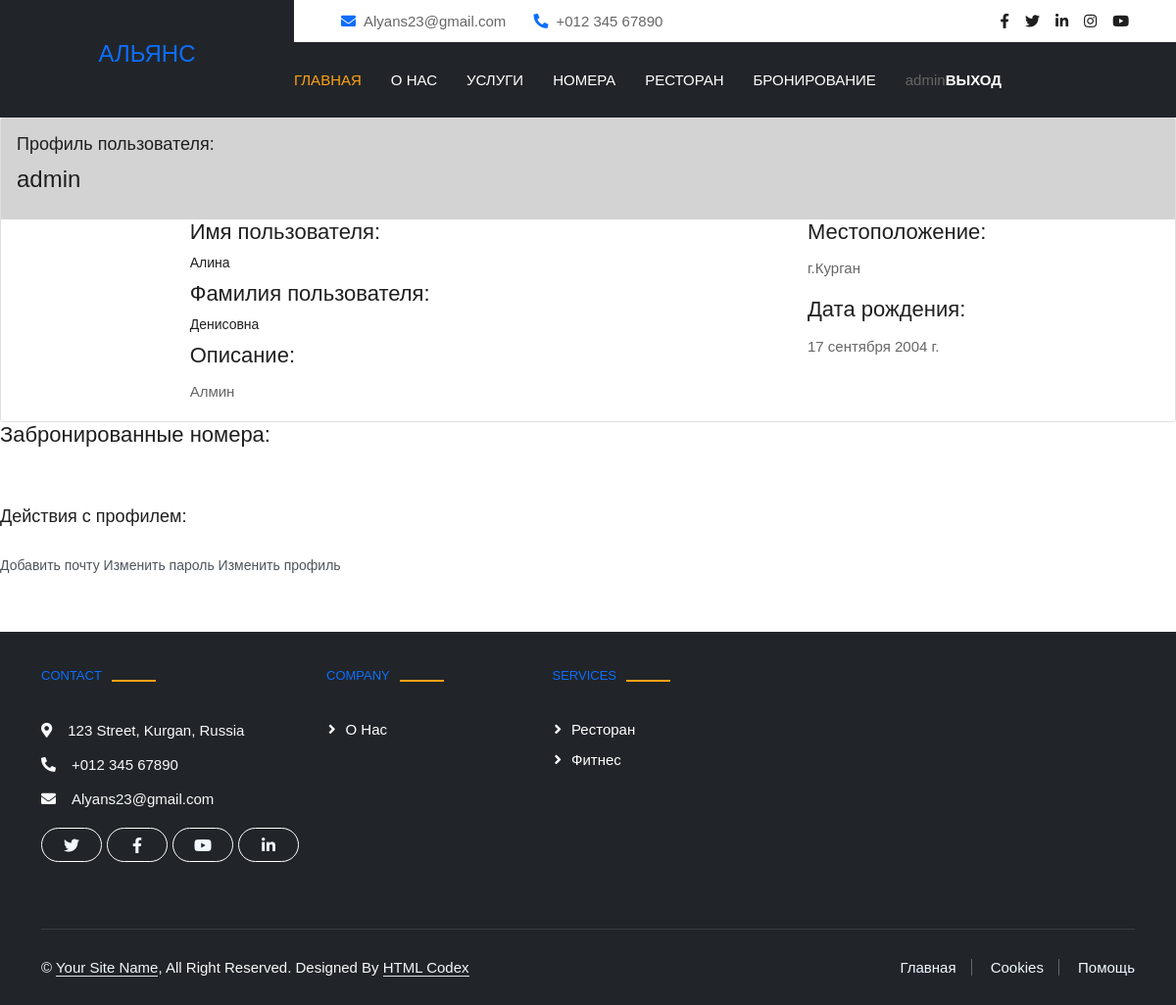
The page /hostel_app/profile_user/ (signed in) on the database its author committed.
### profile_user/models.py (models this page shows, shortened)
class Profile(models.Model):
    user = models.OneToOneField(User, on_delete=models.CASCADE, verbose_name='Пользователь')
    bio = models.TextField(blank=True, verbose_name='Описание')
    location = models.CharField(max_length=100, blank=True, verbose_name='Город')
    birth_date = models.DateField(null=True, blank=True, verbose_name='Дата рождения')
    profile_picture = models.ImageField(upload_to='profile_pictures/', blank=True, verbose_name='Фото профиля')

### hostel_app/views.py (the view)
# urls.py: path('profile_user/',  views.view_profile, name='profile_user'),
def view_profile(request):
    profile = Profile.objects.get(user=request.user)
    return render(request, 'profile/profile_user.html', {'profile': profile})

### hostel_app/templates/profile/profile_user.html
{% extends 'root.html' %}
{% block content %}
<div class="card">
    <div class="card-body" style="background-color: lightgrey;">
        <h3>Профиль пользователя:<h1> {{user.username}}</h1></h3>
    </div>
    <div class="d-flex justify-content-around">
    <div class="f-flex">
    <h2>Имя пользователя: <h5> {{user.first_name}}</h5></h2>
    <h2>Фамилия пользователя:<h5> {{user.last_name}}</h5></h2>
        <h2>Описание:</h2><p>{{ profile.bio }}</p>
    </div>
        <div class="f-flex">
        <h2>Местоположение:</h2><p> {{ profile.location }}</p>
        <h2>Дата рождения:</h2><p> {{ profile.birth_date }}</p>
        </div>
    </div>
</div>
<h2>Забронированные номера:</h2>
</div>
<h3 style="margin-top: 50px; ">Действия с профилем:
    <h5 style="margin-top: 20px;"><a href="{% url 'account_email'  %}" style="color: #4e555b">Добавить почту</a>
    <a href="{% url 'account_change_password'  %}" style="color: #4e555b">Изменить пароль</a>
    <a href="{% url 'hostel_app:edit_profile' %}" style="color: #4e555b">Изменить профиль</a>
    </h5>
</h3>
{% endblock %}

### templates/root.html (shortened to what this page needs)
{% load static %}
<!DOCTYPE html>
<html lang="en">
    <head>
        <link rel="stylesheet" href="{% static 'css/bootstrap.min.css' %}">
        <link rel="stylesheet" href="{% static 'css/style.css' %}">
        <link href="/static/lib/animate/animate.min.css" rel="stylesheet">
        <link href="/static/lib/owlcarousel/assets/owl.carousel.min.css" rel="stylesheet">
        <link href="/static/lib/tempusdominus/css/tempusdominus-bootstrap-4.min.css" rel="stylesheet" />
<link rel="stylesheet" href="/static/css/bootstrap.min.css">
<link rel="stylesheet" href="/static/css/style.css">
<link rel="stylesheet" href="/static/css/responsive.css">
<link rel="stylesheet" href="/static/css/custom.css">
<link href="https://cdnjs.cloudflare.com/ajax/libs/font-awesome/5.10.0/css/all.min.css" rel="stylesheet">
<link href="https://cdn.jsdelivr.net/npm/bootstrap-icons@1.4.1/font/bootstrap-icons.css" rel="stylesheet">
    </head>
        <body>
                <div class="container-fluid bg-dark px-0">
                    <div class="row gx-0">
                        <div class="col-lg-3 bg-dark d-none d-lg-block">
                            <a href="http://127.0.0.1:8000/hostel_app/" class="navbar-brand w-100 h-100 m-0 p-0 d-flex align-items-center justify-content-center">
                                <h1 class="m-0 text-primary text-uppercase">Альянс</h1>
                            </a>
                        </div>
                        <div class="col-lg-9">
                            <div class="row gx-0 bg-white d-none d-lg-flex">
                                <div class="col-lg-7 px-5 text-start">
                                    <div class="h-100 d-inline-flex align-items-center py-2 me-4">
                                        <i class="fa fa-envelope text-primary me-2"></i>
                                        <p class="mb-0">Alyans23@gmail.com</p>
                                    </div>
                                    <div class="h-100 d-inline-flex align-items-center py-2">
                                        <i class="fa fa-phone-alt text-primary me-2"></i>
                                        <p class="mb-0">+012 345 67890</p>
                                    </div>
                                </div>
                                <div class="col-lg-5 px-5 text-end">
                                    <div class="d-inline-flex align-items-center py-2">
                                        <a class="me-3" href=""><i class="fab fa-facebook-f"></i></a>
                                        <a class="me-3" href=""><i class="fab fa-twitter"></i></a>
                                        <a class="me-3" href=""><i class="fab fa-linkedin-in"></i></a>
                                        <a class="me-3" href=""><i class="fab fa-instagram"></i></a>
                                        <a class="" href=""><i class="fab fa-youtube"></i></a>
                                    </div>
                                </div>
                            </div>
                            <nav class="navbar navbar-expand-lg bg-dark navbar-dark p-3 p-lg-0">
                                <div class="collapse navbar-collapse justify-content-between" id="navbarCollapse">
                                    <div class="navbar-nav mr-auto py-0">
                                        <a href="http://127.0.0.1:8000/hostel_app/" class="nav-item nav-link active">Главная</a>
                                        <a href="http://127.0.0.1:8000/hostel_app/#mb-4" class="nav-item nav-link">О нас</a>
                                        <a href="http://127.0.0.1:8000/hostel_app/#container-xxl py-5" class="nav-item nav-link">Услуги</a>
                                        <a href="{% url 'hostel_app:rooms' %}" class="nav-item nav-link">Номера</a>
                                        <a href="{% url 'hostel_app:restaurant' %}" class="nav-item nav-link">Ресторан</a>
                                        {% if user.is_authenticated %}
                                        <a href="{% url 'hostel_app:booking' %}" class="nav-item nav-link">Бронирование</a>
                                        {% endif %}
                                     <div class="auth">
                                     {% if user.is_authenticated %}
                                           <span>{{ user.username }}</span>
                                           <a href="{% url 'account_logout' %}"
                                              style="color: rgb(255, 255, 255); font-weight: 700; text-transform: uppercase;">
                                               Выход
                                           </a>
                                       {% endif %}
                                       </div>
                                    </div>
                                </div>
                            </nav>
                        </div>
                    </div>
                </div>
                <div class="content">
                    {% block content %}
                    {% endblock %}
  <div class="container-fluid bg-dark text-light footer wow fadeIn" data-wow-delay="0.1s">
      <div class="container pb-5">
          <div class="row g-5">
              <div class="col-md-6 col-lg-3">
                  <h6 class="section-title text-start text-primary text-uppercase mb-4">Contact</h6>
                  <p class="mb-2"><i class="fa fa-map-marker-alt me-3"></i>123 Street, Kurgan, Russia</p>
                  <p class="mb-2"><i class="fa fa-phone-alt me-3"></i>+012 345 67890</p>
                  <p class="mb-2"><i class="fa fa-envelope me-3"></i>Alyans23@gmail.com</p>
                  <div class="d-flex pt-2">
                      <a class="btn btn-outline-light btn-social" href=""><i class="fab fa-twitter"></i></a>
                      <a class="btn btn-outline-light btn-social" href=""><i class="fab fa-facebook-f"></i></a>
                      <a class="btn btn-outline-light btn-social" href=""><i class="fab fa-youtube"></i></a>
                      <a class="btn btn-outline-light btn-social" href=""><i class="fab fa-linkedin-in"></i></a>
                  </div>
              </div>
              <div class="col-lg-5 col-md-12">
                  <div class="row gy-5 g-4">
                      <div class="col-md-6">
                          <h6 class="section-title text-start text-primary text-uppercase mb-4">Company</h6>
                          <a class="btn btn-link" href="http://127.0.0.1:8000/hostel_app/#mb-4">О нас</a>
                      </div>
                      <div class="col-md-6">
                          <h6 class="section-title text-start text-primary text-uppercase mb-4">Services</h6>
                          <a class="btn btn-link" href="{% url 'hostel_app:restaurant' %}">Ресторан</a>
                          <a class="btn btn-link" href="{% url 'hostel_app:fitness' %}">Фитнес</a>
                      </div>
                  </div>
              </div>
          </div>
      </div>
      <div class="container">
          <div class="copyright">
              <div class="row">
                  <div class="col-md-6 text-center text-md-start mb-3 mb-md-0">
                      &copy; <a class="border-bottom" href="#">Your Site Name</a>, All Right Reserved.
	Designed By <a class="border-bottom" href="https://htmlcodex.com">HTML Codex</a>
                  </div>
                  <div class="col-md-6 text-center text-md-end">
                      <div class="footer-menu">
                          <a href="">Главная</a>
                          <a href="">Cookies</a>
                          <a href="">Помощь</a>
                      </div>
                  </div>
              </div>
          </div>
      </div>
  </div>
        </body>
    </html>

### static/css/style.css (style rules this page uses)
:root { --primary: #FEA116; --light: #F1F8FF; --dark: #0F172B; }
.btn { font-weight: 500; text-transform: uppercase; transition: .5s; }
.navbar-dark .navbar-nav .nav-link { margin-right: 30px; padding: 25px 0; color: #FFFFFF; font-size: 15px; text-transform: uppercase; outline: none; }
.navbar-dark .navbar-nav .nav-link:hover, .navbar-dark .navbar-nav .nav-link.active { color: var(--primary); }
.section-title { position: relative; display: inline-block; }
.section-title::before { position: absolute; content: ""; width: 45px; height: 2px; top: 50%; left: -55px; margin-top: -1px; background: var(--primary); }
.section-title::after { position: absolute; content: ""; width: 45px; height: 2px; top: 50%; right: -55px; margin-top: -1px; background: var(--primary); }
.section-title.text-start::before, .section-title.text-end::after { display: none; }
.footer { position: relative; margin-top: 50px; padding-top: 30px; }
.footer .btn.btn-social { margin-right: 5px; width: 35px; height: 35px; display: flex; align-items: center; justify-content: center; color: var(--light); border: 1px solid #FFFFFF; border-radius: 35px; transition: .3s; }
.footer .btn.btn-link { display: block; margin-bottom: 5px; padding: 0; text-align: left; color: #FFFFFF; font-size: 15px; font-weight: normal; text-transform: capitalize; transition: .3s; }
.footer .btn.btn-link::before { position: relative; content: "\f105"; font-family: "Font Awesome 5 Free"; font-weight: 900; margin-right: 10px; }
.footer .copyright { padding: 25px 0; font-size: 15px; border-top: 1px solid rgba(256, 256, 256, .1); }
.footer .copyright a { color: var(--light); }
.footer .footer-menu a { margin-right: 15px; padding-right: 15px; border-right: 1px solid rgba(255, 255, 255, .3); }
.footer .footer-menu a:last-child { margin-right: 0; padding-right: 0; border-right: none; }
body { color: #666666; font-size: 15px; font-family: 'Athiti', sans-serif; line-height: 1.80857; }
a { color: #1f1f1f; text-decoration: none !important; outline: none !important; -webkit-transition: all .3s ease-in-out; -moz-transition: all .3s ease-in-out; -ms-transition: all .3s ease-in-out; -o-transition: all .3s ease-in-out; transition: all .3s ease-in-out; }
h1, h2, h3, h4, h5, h6 { letter-spacing: 0; font-weight: normal; position: relative; padding: 0 0 10px 0; font-weight: normal; line-height: 120% !important; color: #1f1f1f; margin: 0 }
h1 { font-size: 24px }
h2 { font-size: 22px }
h3 { font-size: 18px }
h5 { font-size: 14px }
h6 { font-size: 13px }
h1 a, h2 a, h3 a, h4 a, h5 a, h6 a { color: #212121; text-decoration: none!important; opacity: 1 }
a { color: #1f1f1f; text-decoration: none; outline: none; }
a, .btn { text-decoration: none !important; outline: none !important; -webkit-transition: all .3s ease-in-out; -moz-transition: all .3s ease-in-out; -ms-transition: all .3s ease-in-out; -o-transition: all .3s ease-in-out; transition: all .3s ease-in-out; }
.btn { text-transform: uppercase; padding: 19px 36px; }
.btn { display: inline-block; font-weight: 600; text-align: center; white-space: nowrap; vertical-align: middle; -webkit-user-select: none; -moz-user-select: none; -ms-user-select: none; user-select: none; border: 2px solid transparent; padding: 12px 30px; font-size: 16px; line-height: 1.5; border-radius: .1875rem; transition: color .15s ease-in-out, background-color .15s ease-in-out, border-color .15s ease-in-out, box-shadow .15s ease-in-out; }
.copyright { margin-top: 20px; position: relative; display: block; border-top: 1px dashed rgba(207, 166, 113); padding: 30px 0; z-index: 1; }

### templates/root.html (style rules this page uses)
.auth { display: flex; align-items: center; }

### rows shown on the page
Profile: bio "Алмин", location "г.Курган", birth_date "17 сентября 2004 г."

### other values the page prints
{{ user.username }} "admin"
{{ user.first_name }} "Алина"
{{ user.last_name }} "Денисовна"
